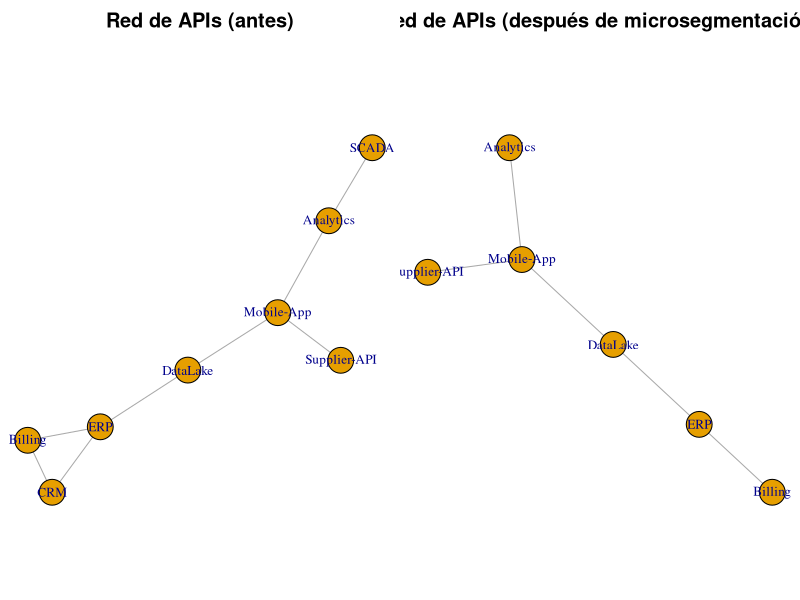

Here is the R script that generated this plot:

# 05_api_graph.R
# API exposure network; simulate micro-segmentation by removing risky edges
# Output: outputs/figures/05_api_graph_before_after.png

# Si tienes problemas de permisos o R no encuentra los paquetes instalados,
# puedes especificar manualmente la ruta a tu carpeta de librerías personal.
# Descomenta y edita la siguiente línea según tu usuario y versión de R:
# .libPaths("C:/Users/tu_usuario/AppData/Local/R/win-library/4.x")
library(readr); library(dplyr); library(igraph); library(ggplot2); library(ggraph)

api <- read_csv("apis_exposure.csv")

# Build graph (before micro-segmentation)
g_before <- graph_from_data_frame(api, directed = FALSE)

# Micro-segmentation: drop 'high' risk or 'none' auth edges
api_after <- api %>% filter(!(risk == "high" | auth == "none"))
g_after <- graph_from_data_frame(api_after, directed = FALSE)

png("outputs/figures/05_api_graph_before_after.png", width = 1200, height = 500)
par(mfrow=c(1,2), mar=c(0,0,2,0))
plot(g_before, main="Red de APIs (antes)", vertex.size=15, vertex.label.cex=0.8)
plot(g_after, main="Red de APIs (después de microsegmentación)", vertex.size=15, vertex.label.cex=0.8)
dev.off()

cat(sprintf("Grado medio antes: %.2f\n", mean(degree(g_before))))
cat(sprintf("Grado medio después: %.2f\n", mean(degree(g_after))))
